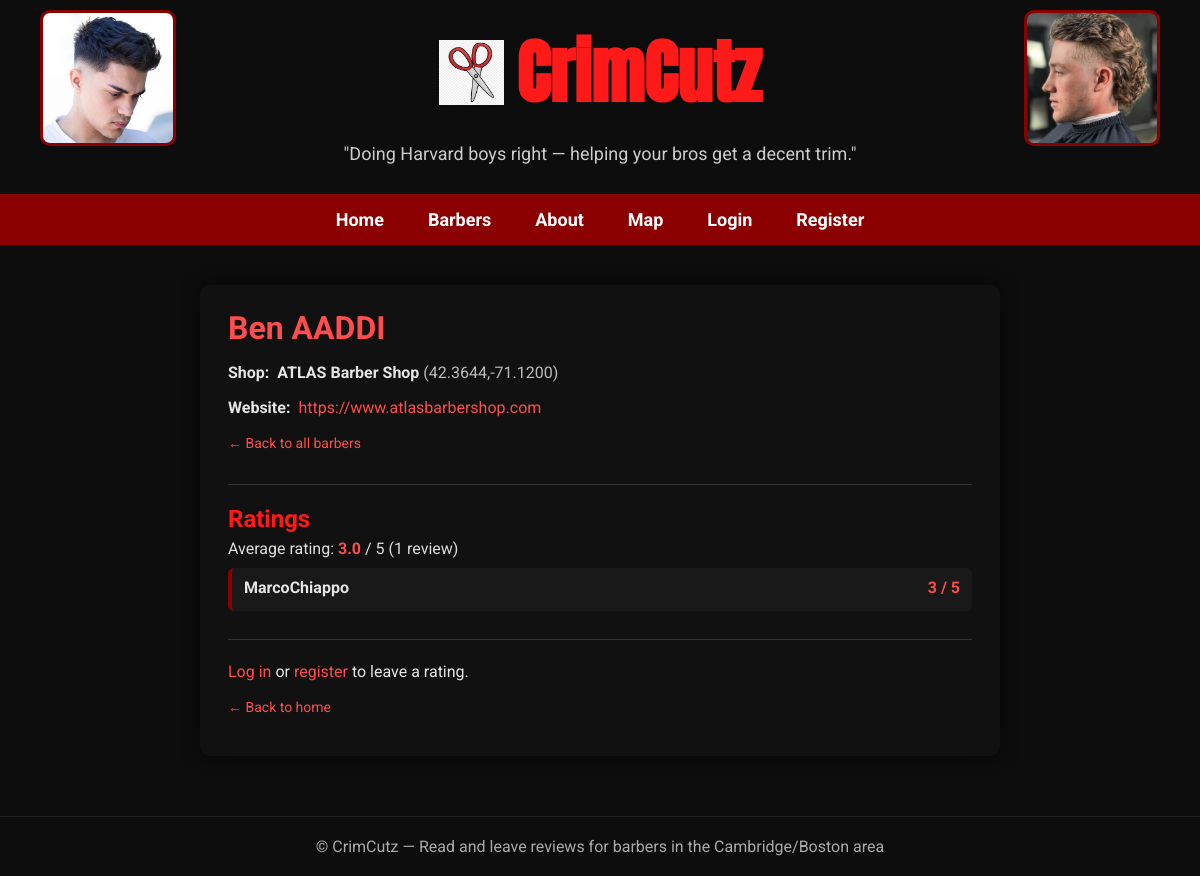
The page /barbers/2 on the database its author committed.
### tables this page shows
CREATE TABLE barbers (
id INTEGER PRIMARY KEY AUTOINCREMENT,
name TEXT NOT NULL,
shop_id INTEGER NOT NULL,
FOREIGN KEY (shop_id) REFERENCES shops(id)
);

CREATE TABLE shops (
id INTEGER PRIMARY KEY AUTOINCREMENT,
name TEXT NOT NULL,
location TEXT,
website TEXT,
description TEXT
, latitude REAL, longitude REAL);

CREATE TABLE ratings (
id INTEGER PRIMARY KEY AUTOINCREMENT,
user_id INTEGER NOT NULL,
barber_id INTEGER NOT NULL,
rating INTEGER NOT NULL,
comment TEXT, created_at DATETIME DEFAULT CURRENT_TIMESTAMP, photo TEXT,
FOREIGN KEY (user_id) REFERENCES users(id),
FOREIGN KEY (barber_id) REFERENCES barbers(id)
);

CREATE TABLE users (
id INTEGER PRIMARY KEY AUTOINCREMENT,
username TEXT UNIQUE NOT NULL,
password TEXT NOT NULL
);

### app.py (the view)
@app.route("/barbers/<int:barber_id>")
def barber_detail(barber_id):
    db = get_db_connection()
    barber = db.execute("""
        SELECT
            barbers.id        AS barber_id,
            barbers.name      AS barber_name,
            shops.name        AS shop_name,
            shops.location    AS shop_location,
            shops.website     AS shop_website,
            shops.description AS shop_description
        FROM barbers
        JOIN shops ON barbers.shop_id = shops.id
        WHERE barbers.id = ?
    """, (barber_id,)).fetchone()
    if barber is None:
        return "Barber not found", 404
    ratings = db.execute("""
        SELECT
            ratings.rating  AS rating_value,
            ratings.comment AS rating_comment,
            ratings.photo   AS photo,
            users.username  AS username
        FROM ratings
        JOIN users ON ratings.user_id = users.id
        WHERE ratings.barber_id = ?
        ORDER BY ratings.id DESC
    """, (barber_id,)).fetchall()
    avg_row = db.execute("""
        SELECT AVG(rating) AS avg_rating, COUNT(*) AS count_ratings
        FROM ratings
        WHERE barber_id = ?
    """, (barber_id,)).fetchone()
    if avg_row is None:
        avg_rating = None
        count_ratings = 0
    else:
        avg_rating = avg_row["avg_rating"]
        count_ratings = avg_row["count_ratings"]
    return render_template(
        "barber_detail.html",
        barber=barber,
        ratings=ratings,
        avg_rating=avg_rating,
        count_ratings=count_ratings,
        user=session.get("username")
    )

### app.py (called while the page is built)
def get_db_connection():
    if "db" not in g:
        g.db = sqlite3.connect("crimcuts.db")
        g.db.row_factory = sqlite3.Row
    return g.db

@app.teardown_appcontext
def close_db_connection(error):
    db = g.pop("db", None)
    if db is not None:
        db.close()

### templates/barber_detail.html (shortened to what this page needs)
{% extends "layout.html" %}
{% block main %}
<div class="barber-page">
  <section class="barber-header">
    <h1 class="barber-name">{{ barber["barber_name"] }}</h1>
    <p class="barber-shop">
      <span class="label">Shop:</span>
      <strong>{{ barber["shop_name"] }}</strong>
      {% if barber["shop_location"] %}
        <span class="shop-location">({{ barber["shop_location"] }})</span>
      {% endif %}
    </p>
    {% if barber["shop_website"] %}
      <p class="shop-website">
        <span class="label">Website:</span>
        <a href="{{ barber['shop_website'] }}" target="_blank">
          {{ barber['shop_website'] }}
        </a>
      </p>
    {% endif %}
    <p class="back-link">
      <a href="{{ url_for('barbers') }}">← Back to all barbers</a>
    </p>
  </section>
  <section class="ratings-section">
    <div class="ratings-header">
      <h2>Ratings</h2>
      {% if count_ratings == 0 %}
        <p class="ratings-summary">No ratings yet. Be the first one to rate!</p>
      {% else %}
        <p class="ratings-summary">
          Average rating:
          <span class="avg-rating">{{ "%.1f" | format(avg_rating) }}</span> / 5
          <span class="ratings-count">({{ count_ratings }} review{% if count_ratings != 1 %}s{% endif %})</span>
        </p>
      {% endif %}
    </div>
    {% if ratings %}
      <ul class="ratings-list">
        {% for rating in ratings %}
          <li class="rating-item">
            <div class="rating-top-row">
              <span class="rating-user">{{ rating["username"] }}</span>
              <span class="rating-score">{{ rating["rating_value"] }} / 5</span>
            </div>
          </li>
        {% endfor %}
      </ul>
    {% endif %}
  </section>
  <section class="rating-form-section">
    {% if user %}
    <hr>
      <h2>Leave a rating</h2>
      <form class="rating-form" method="post" enctype="multipart/form-data"
            action="{{ url_for('rate_barber', barber_id=barber['barber_id']) }}">
        <div class="form-row">
          <label for="rating">Rating (1–5)</label>
          <select id="rating" name="rating" required>
            <option value="" disabled selected>Select a rating</option>
            <option value="1">1 — Poor</option>
            <option value="2">2 — Fair</option>
            <option value="3">3 — Good</option>
            <option value="4">4 — Very good</option>
            <option value="5">5 — Excellent</option>
          </select>
        </div>
        <div class="form-row">
          <label for="comment">Comment (optional)</label>
          <textarea id="comment"
                    name="comment"
                    rows="3"
                    maxlength="1000"
                    placeholder="Share your experience..."></textarea>
        </div>
        <div>
        <label for="photo">Upload your haircut photo: </label>
        <input type="file" id="photo" name="photo" accept="image/*">
        </div>
        <div class="form-actions">
          <button type="submit">Submit rating</button>
        </div>
    </form>
    <form method="post"
        action="{{ url_for('delete_rating', barber_id=barber['barber_id']) }}" style="margin-top: 10px;">
        <button type="submit" class="secondary-button">Remove my rating</button>
    </form>
    {% else %}
      <p>
        <a href="{{ url_for('login') }}">Log in</a>
        or
        <a href="{{ url_for('register') }}">register</a>
        to leave a rating.
      </p>
    {% endif %}
  </section>
  <p class="back-home-link">
    <a href="{{ url_for('index') }}">← Back to home</a>
  </p>
</div>
{% endblock %}

### static/style.css (style rules this page uses)
body { background-color: #0d0d0d; color: #e5e5e5; font-family: 'Roboto', sans-serif; margin: 0; padding: 0; }
h1, h2 { color: #ff1a1a; font-weight: 700; }
a { color: #ff4c4c; text-decoration: none; }
ul { list-style: none; padding: 0; }
li { background-color: #1a1a1a; padding: 15px; margin-bottom: 12px; border-radius: 6px; border-left: 5px solid #8b0000; }
.barber-page { max-width: 800px; margin: 30px auto 40px; background-color: #111; padding: 24px 28px; border-radius: 10px; box-shadow: 0 0 18px rgba(0, 0, 0, 0.6); }
.barber-header { border-bottom: 1px solid #333; padding-bottom: 16px; margin-bottom: 20px; }
.barber-name { font-size: 32px; margin: 0 0 8px; color: #ff4c4c; }
.barber-shop .label, .shop-website .label { font-weight: 700; margin-right: 4px; }
.shop-location { color: #bbbbbb; }
.shop-website a { color: #ff4c4c; }
.back-link a, .back-home-link a { font-size: 14px; }
.ratings-section { border-bottom: 1px solid #333; padding-bottom: 18px; margin-bottom: 22px; }
.ratings-header h2, .rating-form-section h2 { margin-bottom: 6px; }
.ratings-summary { margin: 0 0 10px; color: #dddddd; }
.avg-rating { font-weight: 700; color: #ff4c4c; }
.ratings-list { list-style: none; padding: 0; margin: 0; }
.rating-item { background-color: #191919; border-radius: 6px; padding: 10px 12px; margin-bottom: 10px; border-left: 4px solid #8b0000; }
.rating-top-row { display: flex; justify-content: space-between; align-items: center; margin-bottom: 4px; }
.rating-user { font-weight: 700; }
.rating-score { font-weight: 700; color: #ff4c4c; }
.rating-form-section { margin-bottom: 10px; }

### rows shown on the page
barbers: barber_name "Ben AADDI"
shops: shop_name "ATLAS Barber Shop", shop_location "42.3644,-71.1200", shop_website "https://www.atlasbarbershop.com"
ratings: username "MarcoChiappo", rating_value "3"

### other values the page prints
{{ "%.1f" | format(avg_rating) }} "3.0"
{{ count_ratings }} "1"
